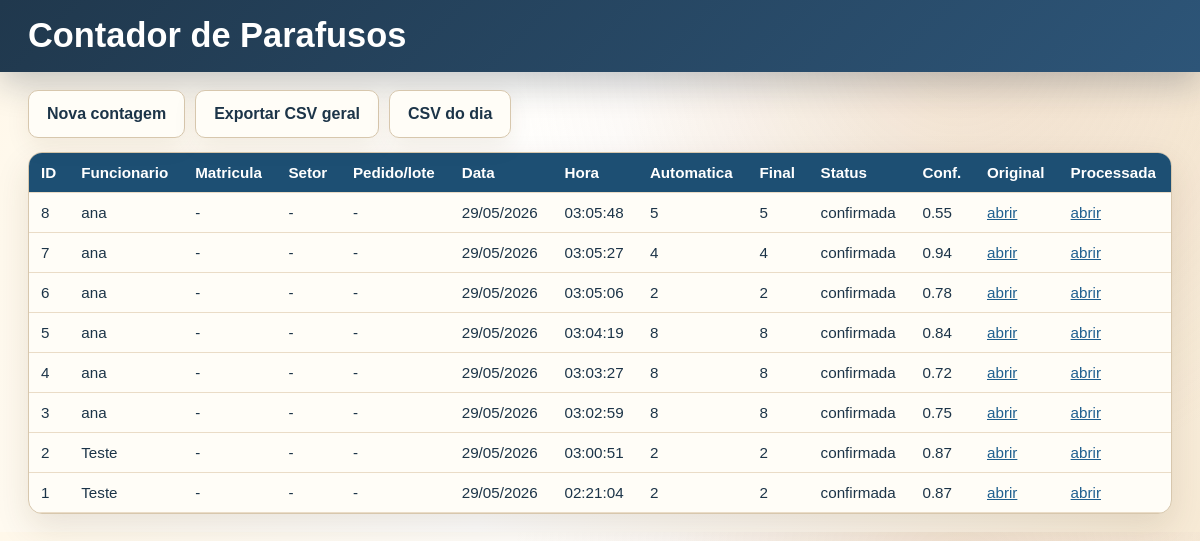
Page /dashboard on the earlier database version.
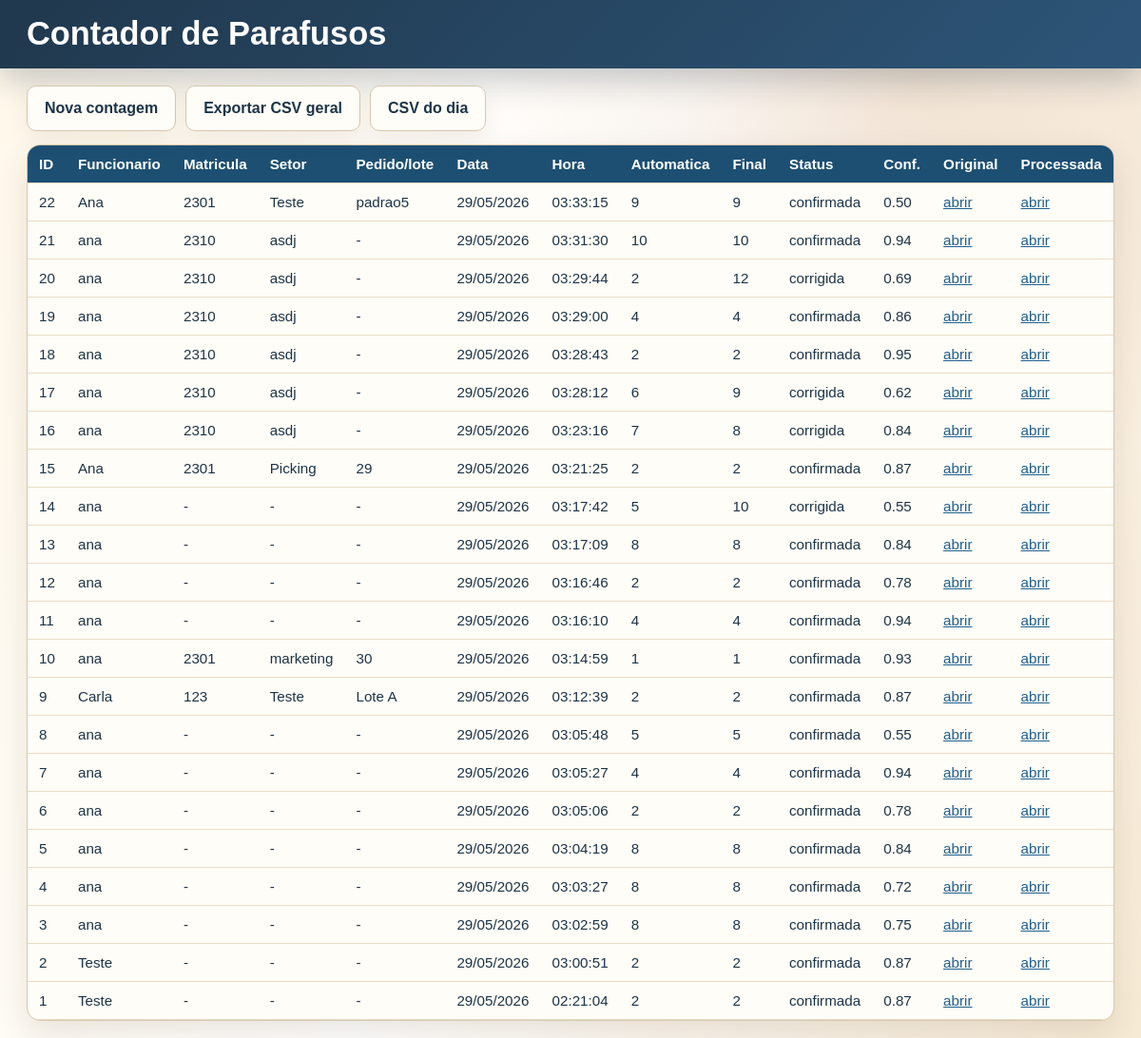
Same page on the later database version.
### app/models.py (models this page shows)
class Contagem(Base):
    __tablename__ = "contagens"
    id = Column(Integer, primary_key=True, index=True)
    funcionario_nome = Column(String(160), nullable=False)
    funcionario_id = Column(String(80), nullable=True)
    setor = Column(String(120), nullable=True)
    pedido = Column(String(120), nullable=True)
    data_hora = Column(DateTime(timezone=True), server_default=func.now(), index=True)
    total_parafusos = Column(Integer, nullable=False)
    total_corrigido = Column(Integer, nullable=True)
    confianca_media = Column(Float, nullable=False)
    imagem_original = Column(Text, nullable=False)
    imagem_processada = Column(Text, nullable=False)
    status = Column(String(40), nullable=True)
    observacao = Column(Text, nullable=True)

### app/main.py (the view)
@app.get("/dashboard")
def dashboard(request: Request, db: Session = Depends(get_db)):
    registros = db.query(Contagem).order_by(Contagem.data_hora.desc()).limit(500).all()
    return templates.TemplateResponse(
        request,
        "dashboard.html",
        {"registros": registros, "static_url_for_path": static_url_for_path},
    )

### app/templates/dashboard.html (shortened to what this page needs)
<!doctype html>
<html lang="pt-BR">
<head>
  <link rel="stylesheet" href="/static/css/style.css">
</head>
<body>
  <header class="brandbar">
    <div class="brandbar-inner">
      <h1>Contador de Parafusos</h1>
    </div>
  </header>
  <main class="shell">
    <nav class="nav">
      <a class="button secondary" href="/">Nova contagem</a>
      <a class="button secondary" href="/export/csv">Exportar CSV geral</a>
      <a class="button secondary" href="/export/csv/today">CSV do dia</a>
    </nav>
    <section class="table-wrap">
      <table>
        <thead>
          <tr>
            <th>ID</th>
            <th>Funcionario</th>
            <th>Matricula</th>
            <th>Setor</th>
            <th>Pedido/lote</th>
            <th>Data</th>
            <th>Hora</th>
            <th>Automatica</th>
            <th>Final</th>
            <th>Status</th>
            <th>Conf.</th>
            <th>Original</th>
            <th>Processada</th>
          </tr>
        </thead>
        <tbody>
          {% for item in registros %}
          <tr>
            <td>{{ item.id }}</td>
            <td>{{ item.funcionario_nome }}</td>
            <td>{{ item.funcionario_id or "-" }}</td>
            <td>{{ item.setor or "-" }}</td>
            <td>{{ item.pedido or "-" }}</td>
            <td>{{ item.data_hora.strftime("%d/%m/%Y") }}</td>
            <td>{{ item.data_hora.strftime("%H:%M:%S") }}</td>
            <td>{{ item.total_parafusos }}</td>
            <td>{{ item.total_corrigido if item.total_corrigido is not none else item.total_parafusos }}</td>
            <td>{{ item.status or "confirmada" }}</td>
            <td>{{ "%.2f"|format(item.confianca_media) }}</td>
            <td><a href="{{ static_url_for_path(item.imagem_original) }}" target="_blank">abrir</a></td>
            <td><a href="{{ static_url_for_path(item.imagem_processada) }}" target="_blank">abrir</a></td>
          </tr>
          {% else %}
          <tr><td colspan="13">Nenhuma contagem registrada.</td></tr>
          {% endfor %}
        </tbody>
      </table>
    </section>
  </main>
</body>
</html>

### app/static/css/style.css (style rules this page uses)
:root { color-scheme: light; --navy: #1c3448; --navy-dark: #102333; --blue: #1f5f8f; --copper: #c99566; --gold: #b67a2d; --cream: #fff7e9; --paper: #fffcf4; --border: #d7c7ad; --muted: #6d5744; --ok-bg: #ecfdf5; --ok-border: #bbf7d0; --ok-text: #166534; --warn-bg: #fff7ed; --warn-border: #fed7aa; --warn-text: #9a3412; }
* { box-sizing: border-box; }
body { margin: 0; font-family: Arial, Helvetica, sans-serif; color: var(--navy); background: radial-gradient(circle at 80% 8%, rgba(201, 149, 102, .22), transparent 28rem), linear-gradient(110deg, #fff8ea 0%, #ffffff 48%, #f7ead5 100%); }
a { color: var(--blue); }
.brandbar { background: linear-gradient(135deg, #20384d 0%, #2d5578 100%); color: #fff; box-shadow: 0 12px 34px rgba(16, 35, 51, .24); }
.brandbar-inner { width: min(1180px, 100%); margin: 0 auto; padding: 16px 18px; display: flex; align-items: center; gap: 0; }
.brandbar h1 { margin: 0; color: #fff; font-size: clamp(1.35rem, 3vw, 2.15rem); letter-spacing: 0; }
.shell { width: min(1180px, 100%); margin: 0 auto; padding: 18px; }
.nav { display: flex; gap: 10px; flex-wrap: wrap; margin: 0 0 14px; }
.button, button { display: inline-flex; align-items: center; justify-content: center; min-height: 48px; border: 0; border-radius: 10px; padding: 0 18px; background: linear-gradient(135deg, #1f3b54 0%, #2d5578 68%, #c99566 135%); color: #fff; font-weight: 800; text-decoration: none; cursor: pointer; box-shadow: 0 8px 18px rgba(31, 59, 84, .24); }
.button.secondary { background: #fffdf7; color: var(--navy); border: 1px solid var(--border); box-shadow: 0 8px 24px rgba(73, 47, 18, .08); }
h1, h2, h3 { margin: 0 0 14px; line-height: 1.15; color: var(--navy-dark); letter-spacing: 0; }
.table-wrap { overflow-x: auto; background: #fffdf7; border: 1px solid var(--border); border-radius: 14px; box-shadow: 0 14px 34px rgba(73, 47, 18, .12); }
table { width: 100%; border-collapse: collapse; min-width: 980px; }
th, td { padding: 11px 12px; border-bottom: 1px solid #eadcc7; text-align: left; font-size: .95rem; }
th { background: #1d4f73; color: #fff; }

Differences in the rows shown:
added Contagem: id "22", funcionario_nome "Ana", funcionario "2301", setor "Teste", pedido "padrao5", data_hora "29/05/2026", data_hora "03:33:15", total_parafusos "9", total_corrigido "9", status "confirmada", confianca_media "0.50"
added Contagem: id "21", funcionario_nome "ana", funcionario "2310", setor "asdj", pedido "-", data_hora "29/05/2026", data_hora "03:31:30", total_parafusos "10", total_corrigido "10", status "confirmada", confianca_media "0.94"
added Contagem: id "20", funcionario_nome "ana", funcionario "2310", setor "asdj", pedido "-", data_hora "29/05/2026", data_hora "03:29:44", total_parafusos "2", total_corrigido "12", status "corrigida", confianca_media "0.69"
added Contagem: id "19", funcionario_nome "ana", funcionario "2310", setor "asdj", pedido "-", data_hora "29/05/2026", data_hora "03:29:00", total_parafusos "4", total_corrigido "4", status "confirmada", confianca_media "0.86"
added Contagem: id "18", funcionario_nome "ana", funcionario "2310", setor "asdj", pedido "-", data_hora "29/05/2026", data_hora "03:28:43", total_parafusos "2", total_corrigido "2", status "confirmada", confianca_media "0.95"
added Contagem: id "17", funcionario_nome "ana", funcionario "2310", setor "asdj", pedido "-", data_hora "29/05/2026", data_hora "03:28:12", total_parafusos "6", total_corrigido "9", status "corrigida", confianca_media "0.62"
added Contagem: id "16", funcionario_nome "ana", funcionario "2310", setor "asdj", pedido "-", data_hora "29/05/2026", data_hora "03:23:16", total_parafusos "7", total_corrigido "8", status "corrigida", confianca_media "0.84"
added Contagem: id "15", funcionario_nome "Ana", funcionario "2301", setor "Picking", pedido "29", data_hora "29/05/2026", data_hora "03:21:25", total_parafusos "2", total_corrigido "2", status "confirmada", confianca_media "0.87"
added Contagem: id "14", funcionario_nome "ana", funcionario "-", setor "-", pedido "-", data_hora "29/05/2026", data_hora "03:17:42", total_parafusos "5", total_corrigido "10", status "corrigida", confianca_media "0.55"
added Contagem: id "13", funcionario_nome "ana", funcionario "-", setor "-", pedido "-", data_hora "29/05/2026", data_hora "03:17:09", total_parafusos "8", total_corrigido "8", status "confirmada", confianca_media "0.84"
added Contagem: id "12", funcionario_nome "ana", funcionario "-", setor "-", pedido "-", data_hora "29/05/2026", data_hora "03:16:46", total_parafusos "2", total_corrigido "2", status "confirmada", confianca_media "0.78"
added Contagem: id "11", funcionario_nome "ana", funcionario "-", setor "-", pedido "-", data_hora "29/05/2026", data_hora "03:16:10", total_parafusos "4", total_corrigido "4", status "confirmada", confianca_media "0.94"
added Contagem: id "10", funcionario_nome "ana", funcionario "2301", setor "marketing", pedido "30", data_hora "29/05/2026", data_hora "03:14:59", total_parafusos "1", total_corrigido "1", status "confirmada", confianca_media "0.93"
added Contagem: id "9", funcionario_nome "Carla", funcionario "123", setor "Teste", pedido "Lote A", data_hora "29/05/2026", data_hora "03:12:39", total_parafusos "2", total_corrigido "2", status "confirmada", confianca_media "0.87"
